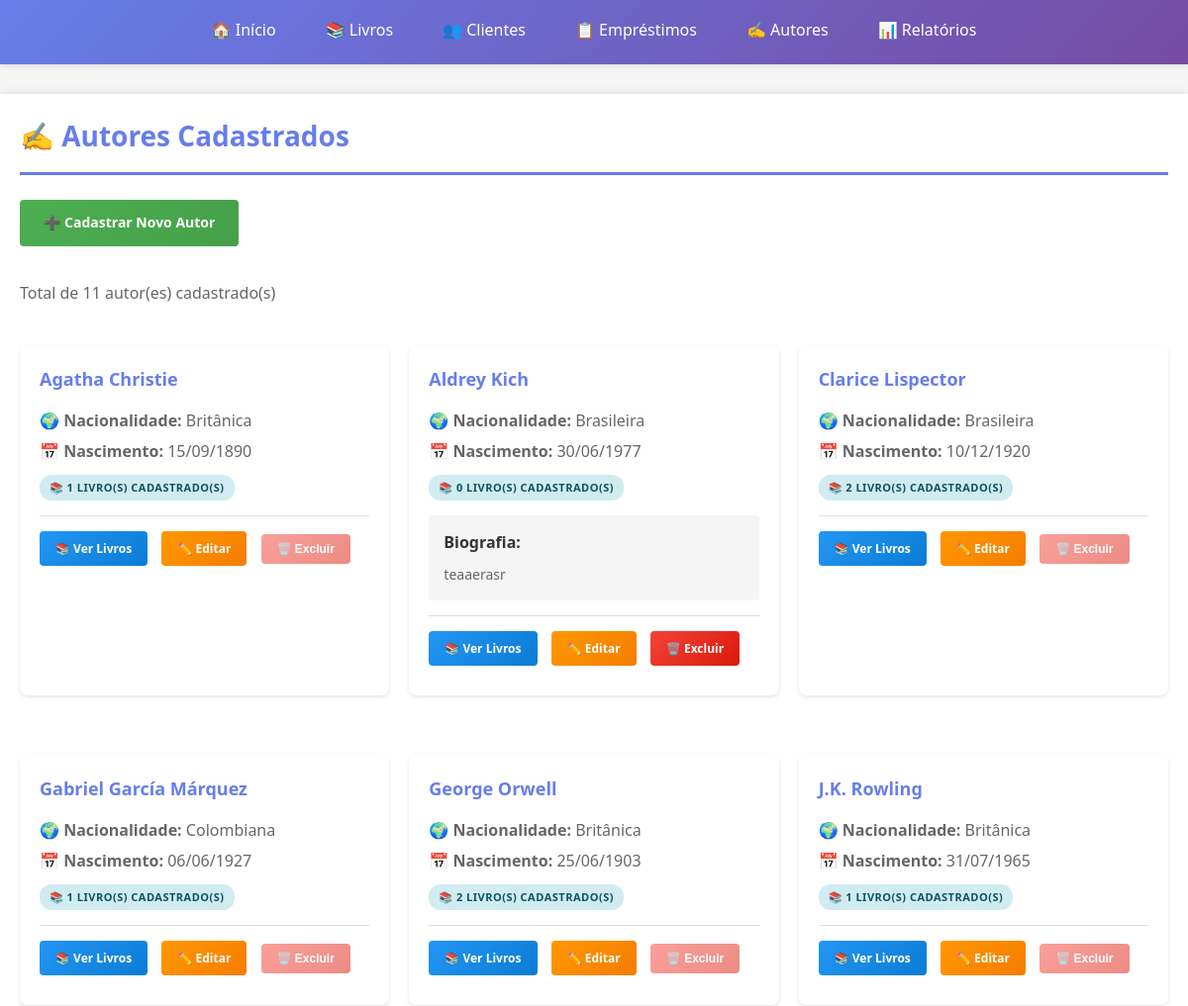
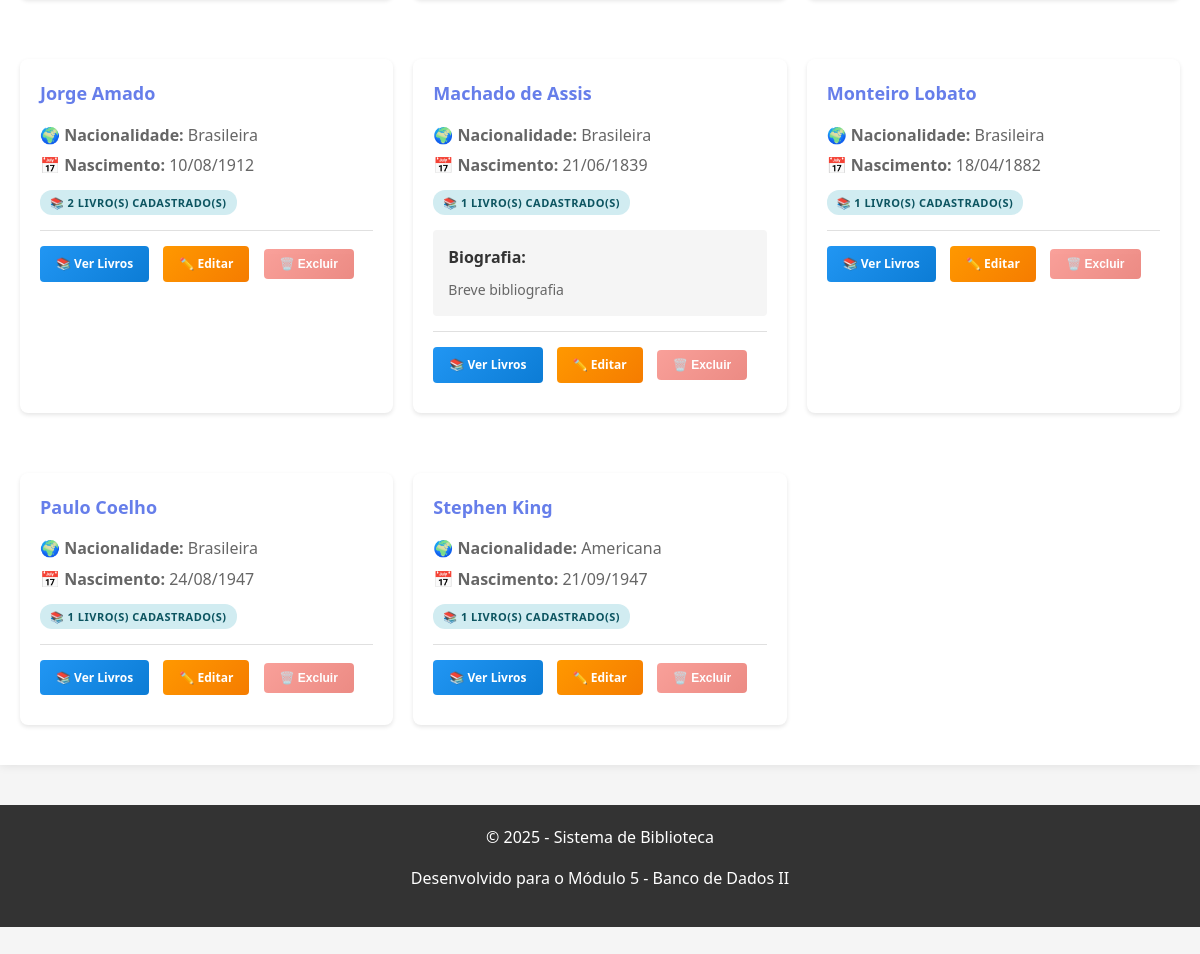
The app's page /biblioteca/autores.php with its own data (2 pictures, top to bottom).
### tables this page shows
CREATE TABLE `autores` (
  `id` int(11) NOT NULL,
  `nome` varchar(150) NOT NULL,
  `nacionalidade` varchar(50) DEFAULT NULL,
  `data_nascimento` date DEFAULT NULL,
  `biografia` text DEFAULT NULL,
  `created_at` timestamp NOT NULL DEFAULT current_timestamp(),
  `updated_at` timestamp NOT NULL DEFAULT current_timestamp() ON UPDATE current_timestamp()
);

### biblioteca/includes/funcoes.php (called while the page is built, shortened)
<?php
function formatarData($data) {
    return date('d/m/Y', strtotime($data));
}
function resumirTexto($texto, $limite = 100, $complemento = '...') {
    if (strlen($texto) <= $limite) {
        return $texto;
    }
    return substr($texto, 0, $limite) . $complemento;
}

### biblioteca/autores.php (the view, shortened to what this page needs)
<?php
require_once 'includes/funcoes.php';
require_once 'includes/header.php';
$db = Database::getInstance();
$pdo = $db->getConnection();
try {
    $sql = "
        SELECT
            a.*,
            COUNT(l.id) AS total_livros
        FROM autores a
        LEFT JOIN livros l ON a.id = l.autor_id
        GROUP BY a.id
        ORDER BY a.nome
    ";
    $stmt = $pdo->query($sql);
    $autores = $stmt->fetchAll();
?>
    <h1>✍️ Autores Cadastrados</h1>
    <div style="margin-bottom: 25px;">
        <a href="autor_novo.php" class="btn btn-success">
            ➕ Cadastrar Novo Autor
        </a>
    </div>
    <?php if (count($autores) > 0): ?>
        <p style="color: #666; margin: 20px 0;">
            Total de <?= count($autores) ?> autor(es) cadastrado(s)
        </p>
        <div style="display: grid; grid-template-columns: repeat(auto-fill, minmax(350px, 1fr)); gap: 20px;">
            <?php foreach ($autores as $autor): ?>
                <div class="card">
                    <h3 style="margin: 0 0 15px 0; color: #667eea;">
                        <?= htmlspecialchars($autor['nome']) ?>
                    </h3>
                    <?php if ($autor['nacionalidade']): ?>
                        <p style="color: #666; margin: 5px 0;">
                            <strong>🌍 Nacionalidade:</strong>
                            <?= htmlspecialchars($autor['nacionalidade']) ?>
                        </p>
                    <?php endif; ?>
                    <?php if ($autor['data_nascimento']): ?>
                        <p style="color: #666; margin: 5px 0;">
                            <strong>📅 Nascimento:</strong>
                            <?= formatarData($autor['data_nascimento']) ?>
                        </p>
                    <?php endif; ?>
                    <p style="margin: 10px 0;">
                        <span class="badge badge-info">
                            📚 <?= $autor['total_livros'] ?> livro(s) cadastrado(s)
                        </span>
                    </p>
                    <?php if ($autor['biografia']): ?>
                        <div style="background: #f5f5f5; padding: 15px; border-radius: 4px; margin: 15px 0;">
                            <strong style="display: block; margin-bottom: 8px;">Biografia:</strong>
                            <p style="margin: 0; color: #666; font-size: 14px; line-height: 1.6;">
                                <?= resumirTexto($autor['biografia'], 150) ?>
                            </p>
                        </div>
                    <?php endif; ?>
                    <div style="margin-top: 15px; padding-top: 15px; border-top: 1px solid #e0e0e0;">
                        <a href="autor_livros.php?id=<?= $autor['id'] ?>"
                           class="btn btn-info btn-small">
                            📚 Ver Livros
                        </a>
                        <a href="autor_editar.php?id=<?= $autor['id'] ?>"
                           class="btn btn-warning btn-small">
                            ✏️ Editar
                        </a>
                        <?php if ($autor['total_livros'] == 0): ?>
                            <a href="autor_excluir.php?id=<?= $autor['id'] ?>"
                               class="btn btn-danger btn-small confirm-delete">
                                🗑️ Excluir
                            </a>
                        <?php else: ?>
                            <button
                                class="btn btn-danger btn-small"
                                disabled
                                title="Não é possível excluir autor com livros cadastrados"
                                style="opacity: 0.5; cursor: not-allowed;">
                                🗑️ Excluir
                            </button>
                        <?php endif; ?>
                    </div>
                </div>
            <?php endforeach; ?>
        </div>
    <?php endif; ?>
<?php
} catch (PDOException $e) {
    exibirMensagem('erro', 'Erro ao carregar autores: ' . $e->getMessage());
}
require_once 'includes/footer.php';
?>

### biblioteca/includes/header.php (style rules this page uses)
* { margin: 0; padding: 0; box-sizing: border-box; }
body { font-family: 'Segoe UI', Tahoma, Geneva, Verdana, sans-serif; background-color: #f5f5f5; color: #333; line-height: 1.6; padding-bottom: 60px; }
h1 { color: #667eea; margin-bottom: 25px; padding-bottom: 15px; border-bottom: 3px solid #667eea; font-size: 28px; }
h3 { color: #555; margin: 20px 0 10px 0; font-size: 18px; }
p { margin-bottom: 15px; }
.btn { display: inline-block; padding: 12px 24px; background: linear-gradient(135deg, #667eea 0%, #764ba2 100%); color: white; text-decoration: none; border: none; border-radius: 4px; cursor: pointer; font-size: 14px; font-weight: 600; transition: all 0.3s ease; margin-right: 10px; margin-bottom: 10px; }
.btn-success { background: linear-gradient(135deg, #4CAF50 0%, #45a049 100%); }
.btn-danger { background: linear-gradient(135deg, #f44336 0%, #da190b 100%); }
.btn-warning { background: linear-gradient(135deg, #ff9800 0%, #f57c00 100%); }
.btn-info { background: linear-gradient(135deg, #2196F3 0%, #0c7cd5 100%); }
.btn-small { padding: 8px 16px; font-size: 12px; }
.badge { display: inline-block; padding: 4px 10px; border-radius: 12px; font-size: 11px; font-weight: 600; text-transform: uppercase; letter-spacing: 0.5px; }
.badge-info { background-color: #d1ecf1; color: #0c5460; }
.card { background-color: white; border-radius: 8px; box-shadow: 0 2px 4px rgba(0,0,0,0.1); padding: 20px; margin: 20px 0; }

### records on screen
autores: nome "Agatha Christie", nacionalidade "Britânica", data_nascimento "15/09/1890", total_livros "1", shows "🗑️ Excluir"
autores: nome "Aldrey Kich", nacionalidade "Brasileira", data_nascimento "30/06/1977", total_livros "0", biografia "teaaerasr"
autores: nome "Clarice Lispector", nacionalidade "Brasileira", data_nascimento "10/12/1920", total_livros "2", shows "🗑️ Excluir"
autores: nome "Gabriel García Márquez", nacionalidade "Colombiana", data_nascimento "06/06/1927", total_livros "1", shows "🗑️ Excluir"
autores: nome "George Orwell", nacionalidade "Britânica", data_nascimento "25/06/1903", total_livros "2", shows "🗑️ Excluir"
autores: nome "J.K. Rowling", nacionalidade "Britânica", data_nascimento "31/07/1965", total_livros "1", shows "🗑️ Excluir"
autores: nome "Jorge Amado", nacionalidade "Brasileira", data_nascimento "10/08/1912", total_livros "2", shows "🗑️ Excluir"
autores: nome "Machado de Assis", nacionalidade "Brasileira", data_nascimento "21/06/1839", total_livros "1", biografia "Breve bibliografia", shows "🗑️ Excluir"
autores: nome "Monteiro Lobato", nacionalidade "Brasileira", data_nascimento "18/04/1882", total_livros "1", shows "🗑️ Excluir"
autores: nome "Paulo Coelho", nacionalidade "Brasileira", data_nascimento "24/08/1947", total_livros "1", shows "🗑️ Excluir"
autores: nome "Stephen King", nacionalidade "Americana", data_nascimento "21/09/1947", total_livros "1", shows "🗑️ Excluir"

### other values on screen
count($autores) "11"
